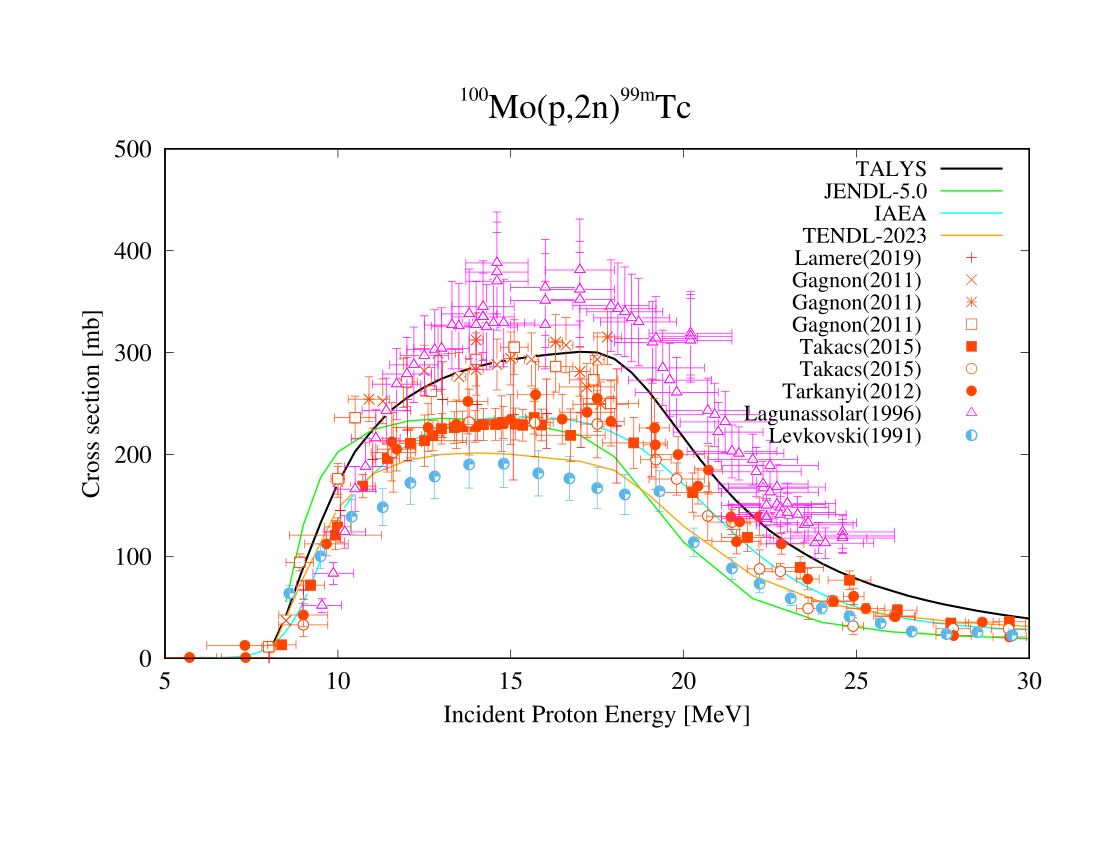

Source code (gnuplot):
set xlabel "Incident Proton Energy [MeV]" font ",18"
set ylabel "Cross section [mb]" font ",18" offset 0
set bmargin 5
set title "^{/=14 100}Mo(p,{/=25{2n}})^{/=14 99m}Tc     " font ",25"  
#
set pointsize 1.2
set xtics font "Times-Roman, 18" 
set ytics font "Times-Roman, 18"
#
# Setting of the axis format  
#
set format x "%G"
set format y "%G"
#
#  Setting of the legend location  
#
set key font ",16"
set key top right 
#set grid x
#set grid y
# show grid
set term postscript enhanced font "Times-Roman,16" color
set output "p-Mo100-p2n.eps"
#
set style line 10 linetype 1 linewidth 3 linecolor rgb "black" 
#
#
#
######################################################################################
#
# If you want to have only solid lines then uncomment line below !!!
#  
#  a/ tick solid lines, b/ thinner solid lines, c/ dashed lines (acceptable for papers!) 
#
# set style line 1 linetype 3  linewidth 4 linecolor rgb "green"
set style line 1 linetype 3  linewidth 2 linecolor rgb "green"
# set style line 1 linetype 3  linewidth 2 linecolor rgb "green" dashtype '-..'
#
#######################################################################################
  set style line 2 linetype 3  linewidth 2 linecolor rgb "cyan"
#
######################################################################################
#
# If you want to have only solid lines then uncomment line below !!!
#  
#  a/ tick solid lines, b/ thinner solid lines, c/ dashed lines (acceptable for papers!) 
#
# set style line 3 linetype 8  linewidth 4 linecolor rgb "orange"
set style line 3 linetype 8  linewidth 2 linecolor rgb "orange"
# set style line 3 linetype 8  linewidth 2 linecolor rgb "orange" dashtype '-..'
#
#######################################################################################
  set style line 11 pointtype 1 linecolor rgb "red "
  set style line 12 pointtype 2 linecolor rgb "#FF4500 "
  set style line 13 pointtype 3 linecolor rgb "#FF4500 "
  set style line 14 pointtype 4 linecolor rgb "#FF4500 "
  set style line 15 pointtype 5 linecolor rgb "#FF4500 "
  set style line 16 pointtype 6 linecolor rgb "#FF4500 "
  set style line 17 pointtype 7 linecolor rgb "#FF4500 "
  set style line 18 pointtype 8 linecolor rgb "magenta "

plot [5:30][0:500] \
"/Users/koning/talys/samples/p-Mo100-medical/org/rp043099.L02" u ( $1 > 0. ? $1 : 1.e-10 ):( $2 > 0. ? $2 : 1.e-10 ) t "TALYS" w lines linestyle 10, \
"/Users/koning/libraries/p/Mo100/jendl5.0/tables/residual/p-Mo100-rp043099m.jendl5.0" u ( $1 > 0. ? $1 : 1.e-10 ):( $2 > 0. ? $2 : 1.e-10 ) t "JENDL-5.0" w lines linestyle 1, \
"/Users/koning/libraries/p/Mo100/iaea.2024/tables/residual/p-Mo100-rp043099m.iaea.2024" u ( $1 > 0. ? $1 : 1.e-10 ):( $2 > 0. ? $2 : 1.e-10 ) t "IAEA" w lines linestyle 2, \
"/Users/koning/libraries/p/Mo100/tendl.2023/tables/residual/p-Mo100-rp043099m.tendl.2023" u ( $1 > 0. ? $1 : 1.e-10 ):( $2 > 0. ? $2 : 1.e-10 ) t "TENDL-2023" w lines linestyle 3, \
"/Users/koning/libraries/p/Mo100/exfor/residual/043099m/p-Mo100-rp043099m-Lamere-C2413034.2019" u ( $1 > 0. ? $1 : 1.e-10 ):( $3 > 0. ? $3 : 1.e-10 ):2:4 w xyerrorbars notitle linestyle 11, \
"/Users/koning/libraries/p/Mo100/exfor/residual/043099m/p-Mo100-rp043099m-Lamere-C2413034.2019" u ( $1 > 0. ? $1 : 1.e-10 ):( $3 > 0. ? $3 : 1.e-10 ) w points t "Lamere(2019) " linestyle 11, \
"/Users/koning/libraries/p/Mo100/exfor/residual/043099m/p-Mo100-rp043099m-Gagnon-C2156005.2011" u ( $1 > 0. ? $1 : 1.e-10 ):( $3 > 0. ? $3 : 1.e-10 ):2:4 w xyerrorbars notitle linestyle 12, \
"/Users/koning/libraries/p/Mo100/exfor/residual/043099m/p-Mo100-rp043099m-Gagnon-C2156005.2011" u ( $1 > 0. ? $1 : 1.e-10 ):( $3 > 0. ? $3 : 1.e-10 ) w points t "Gagnon(2011) " linestyle 12, \
"/Users/koning/libraries/p/Mo100/exfor/residual/043099m/p-Mo100-rp043099m-Gagnon-C2156006.2011" u ( $1 > 0. ? $1 : 1.e-10 ):( $3 > 0. ? $3 : 1.e-10 ):2:4 w xyerrorbars notitle linestyle 13, \
"/Users/koning/libraries/p/Mo100/exfor/residual/043099m/p-Mo100-rp043099m-Gagnon-C2156006.2011" u ( $1 > 0. ? $1 : 1.e-10 ):( $3 > 0. ? $3 : 1.e-10 ) w points t "Gagnon(2011) " linestyle 13, \
"/Users/koning/libraries/p/Mo100/exfor/residual/043099m/p-Mo100-rp043099m-Gagnon-C2156007.2011" u ( $1 > 0. ? $1 : 1.e-10 ):( $3 > 0. ? $3 : 1.e-10 ):2:4 w xyerrorbars notitle linestyle 14, \
"/Users/koning/libraries/p/Mo100/exfor/residual/043099m/p-Mo100-rp043099m-Gagnon-C2156007.2011" u ( $1 > 0. ? $1 : 1.e-10 ):( $3 > 0. ? $3 : 1.e-10 ) w points t "Gagnon(2011) " linestyle 14, \
"/Users/koning/libraries/p/Mo100/exfor/residual/043099m/p-Mo100-rp043099m-Takacs-D4322002.2015" u ( $1 > 0. ? $1 : 1.e-10 ):( $3 > 0. ? $3 : 1.e-10 ):2:4 w xyerrorbars notitle linestyle 15, \
"/Users/koning/libraries/p/Mo100/exfor/residual/043099m/p-Mo100-rp043099m-Takacs-D4322002.2015" u ( $1 > 0. ? $1 : 1.e-10 ):( $3 > 0. ? $3 : 1.e-10 ) w points t "Takacs(2015) " linestyle 15, \
"/Users/koning/libraries/p/Mo100/exfor/residual/043099m/p-Mo100-rp043099m-Takacs-D4322004.2015" u ( $1 > 0. ? $1 : 1.e-10 ):( $3 > 0. ? $3 : 1.e-10 ):2:4 w xyerrorbars notitle linestyle 16, \
"/Users/koning/libraries/p/Mo100/exfor/residual/043099m/p-Mo100-rp043099m-Takacs-D4322004.2015" u ( $1 > 0. ? $1 : 1.e-10 ):( $3 > 0. ? $3 : 1.e-10 ) w points t "Takacs(2015) " linestyle 16, \
"/Users/koning/libraries/p/Mo100/exfor/residual/043099m/p-Mo100-rp043099m-Tarkanyi-D4264010.2012" u ( $1 > 0. ? $1 : 1.e-10 ):( $3 > 0. ? $3 : 1.e-10 ):2:4 w xyerrorbars notitle linestyle 17, \
"/Users/koning/libraries/p/Mo100/exfor/residual/043099m/p-Mo100-rp043099m-Tarkanyi-D4264010.2012" u ( $1 > 0. ? $1 : 1.e-10 ):( $3 > 0. ? $3 : 1.e-10 ) w points t "Tarkanyi(2012) " linestyle 17, \
"/Users/koning/libraries/p/Mo100/exfor/residual/043099m/p-Mo100-rp043099m-Lagunassolar-C0963002.1996" u ( $1 > 0. ? $1 : 1.e-10 ):( $3 > 0. ? $3 : 1.e-10 ):2:4 w xyerrorbars notitle linestyle 18, \
"/Users/koning/libraries/p/Mo100/exfor/residual/043099m/p-Mo100-rp043099m-Lagunassolar-C0963002.1996" u ( $1 > 0. ? $1 : 1.e-10 ):( $3 > 0. ? $3 : 1.e-10 ) w points t "Lagunassolar(1996) " linestyle 18, \
"/Users/koning/libraries/p/Mo100/exfor/residual/043099m/p-Mo100-rp043099m-Levkovski-A0510249.1991" u ( $1 > 0. ? $1 : 1.e-10 ):( $3 > 0. ? $3 : 1.e-10 ):2:4 w xyerrorbars notitle linestyle 19, \
"/Users/koning/libraries/p/Mo100/exfor/residual/043099m/p-Mo100-rp043099m-Levkovski-A0510249.1991" u ( $1 > 0. ? $1 : 1.e-10 ):( $3 > 0. ? $3 : 1.e-10 ) w points t "Levkovski(1991) " linestyle 19, \
